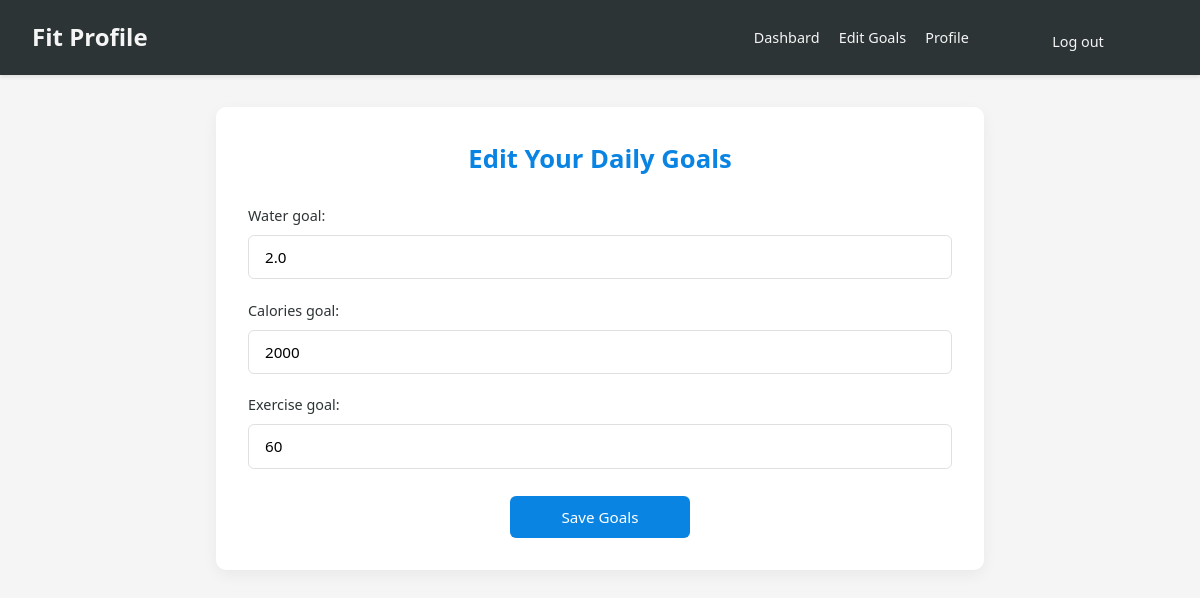
The app's page /edit-goal/ (signed in) with its own data.
### tracker/models.py (models this page shows)
class Goal(models.Model):
    user = models.OneToOneField(User, on_delete=models.CASCADE)
    water_goal = models.FloatField(default=2.0)
    calories_goal = models.IntegerField(default=2000)
    exercise_goal = models.IntegerField(default=60)

### tracker/views.py (the view)
# urls.py: path('edit-goal/', views.edit_goal, name='edit_goal'),
@login_required
def edit_goal(request):
    goal, _ = Goal.objects.get_or_create(user=request.user)
    if request.method == 'POST':
        form = GoalForm(request.POST, instance=goal)
        if form.is_valid():
            form.save()
            return redirect('dashboard')
    else:
        form = GoalForm(instance=goal)
    return render(request, 'edit_goal.html', {'form': form})

### tracker/forms.py
class GoalForm(forms.ModelForm):
    class Meta:
        model = Goal
        fields = ['water_goal', 'calories_goal', 'exercise_goal']
        widgets = {
            'water_goal': forms.NumberInput(attrs={'step': 0.1, 'min': 0}),
            'calories_goal': forms.NumberInput(attrs={'min': 0}),
            'exercise_goal': forms.NumberInput(attrs={'min': 0}),
        }

### tracker/templates/edit_goal.html (shortened to what this page needs)
<!DOCTYPE html>
<html lang="en">
<head>
</head>
<body>
    <header>
        <div class="logo">Fit Profile</div>
        <nav>
            <a href="{% url 'dashboard' %}">Dashbard</a>
            <a href="{% url 'edit_goal' %}">Edit Goals</a>
            <a href="{% url 'profile' %}">Profile</a>
            <form method="POST" action="{% url 'logout' %}" style="display:inline;">
                <button type="submit" style="background:none; border:none; color: var(--light-text); cursor: pointer; font-size: 0.9rem;">Log out</button>
            </form>
        </nav>
    </header>
    <div class="container">
        <div class="card">
            <h2>Edit Your Daily Goals</h2>
            <form method="POST">
                {% for field in form %}
                <div class="form-group">
                    {{ field.label_tag }}
                    {{ field }}
                </div>
                {% endfor %}
                <button type="submit">Save Goals</button>
            </form>
        </div>
    </div>
</body>
</html>

### tracker/templates/edit_goal.html (style rules this page uses)
:root { --light-bg: #F5F5F5; --danger: #D63031; --primary: #0984E3; --success: #00B894; --dark: #2D3436; --light-text: #F5F5F5; }
* { margin: 0; padding: 0; box-sizing: border-box; font-family: 'Segoe UI', Tahoma, Geneva, Verdana, sans-serif; }
body { background-color: var(--light-bg); color: var(--dark); line-height: 1.6; }
header { background-color: var(--dark); color: var(--light-text); padding: 0.8rem 2rem; display: flex; justify-content: space-between; align-items: center; box-shadow: 0 2px 4px rgba(0, 0, 0, 0.1); position: sticky; top: 0; z-index: 100; }
.logo { font-size: 1.5rem; font-weight: 700; color: var(--light-text); }
nav { display: flex; align-items: center; gap: 1.2rem; }
nav a { color: var(--light-text); text-decoration: none; font-weight: 500; font-size: 0.9rem; transition: all 0.3s ease; padding: 0.3rem 0; position: relative; }
nav a::after { content: ''; position: absolute; width: 0; height: 2px; bottom: 0; left: 0; background-color: var(--primary); transition: width 0.3s ease; }
nav button { font-weight: 500; font-size: 0.9rem; padding: 0; }
.container { max-width: 800px; margin: 2rem auto; padding: 0 1rem; }
.card { background: white; border-radius: 10px; box-shadow: 0 5px 15px rgba(0, 0, 0, 0.05); padding: 2rem; margin-bottom: 2rem; }
h2 { color: var(--primary); margin-bottom: 1.5rem; font-size: 1.6rem; font-weight: 600; text-align: center; }
form { display: flex; flex-direction: column; gap: 1.2rem; }
.form-group { display: flex; flex-direction: column; gap: 0.5rem; }
label { font-weight: 500; color: var(--dark); font-size: 0.9rem; }
input, select { padding: 0.7rem 1rem; border: 1px solid #e0e0e0; border-radius: 6px; font-size: 0.95rem; transition: all 0.3s ease; }
button[type="submit"] { background-color: var(--primary); color: white; border: none; padding: 0.7rem 1.5rem; border-radius: 6px; font-size: 0.95rem; font-weight: 500; cursor: pointer; transition: all 0.3s ease; margin-top: 0.5rem; align-self: center; width: 180px; }

### records on screen
Goal: form "2.0" "2000" "60"

### other values on screen
{{ field.label_tag }} "Water goal:" "Calories goal:" "Exercise goal:"
